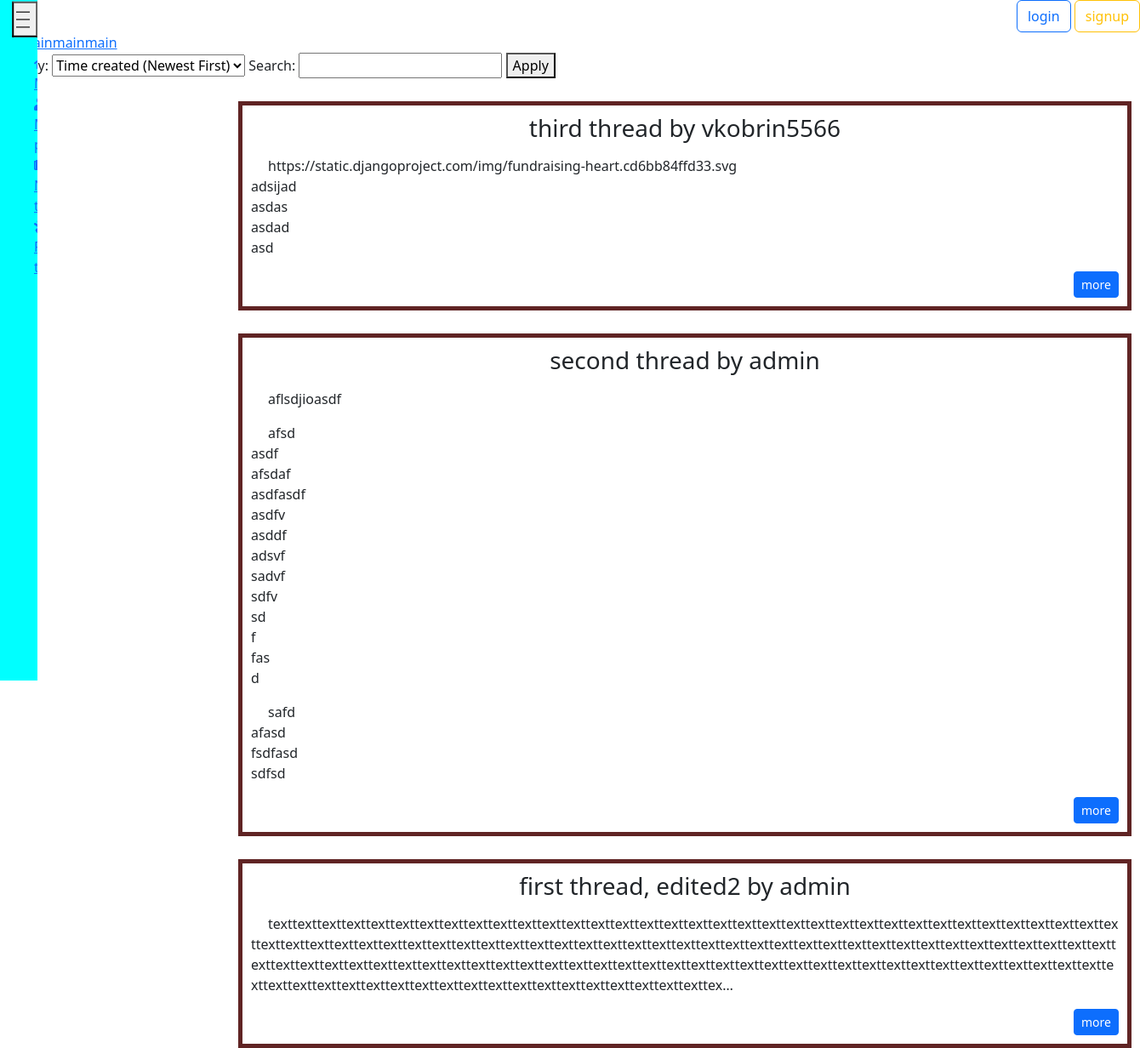
The app's page /threads/, older data.
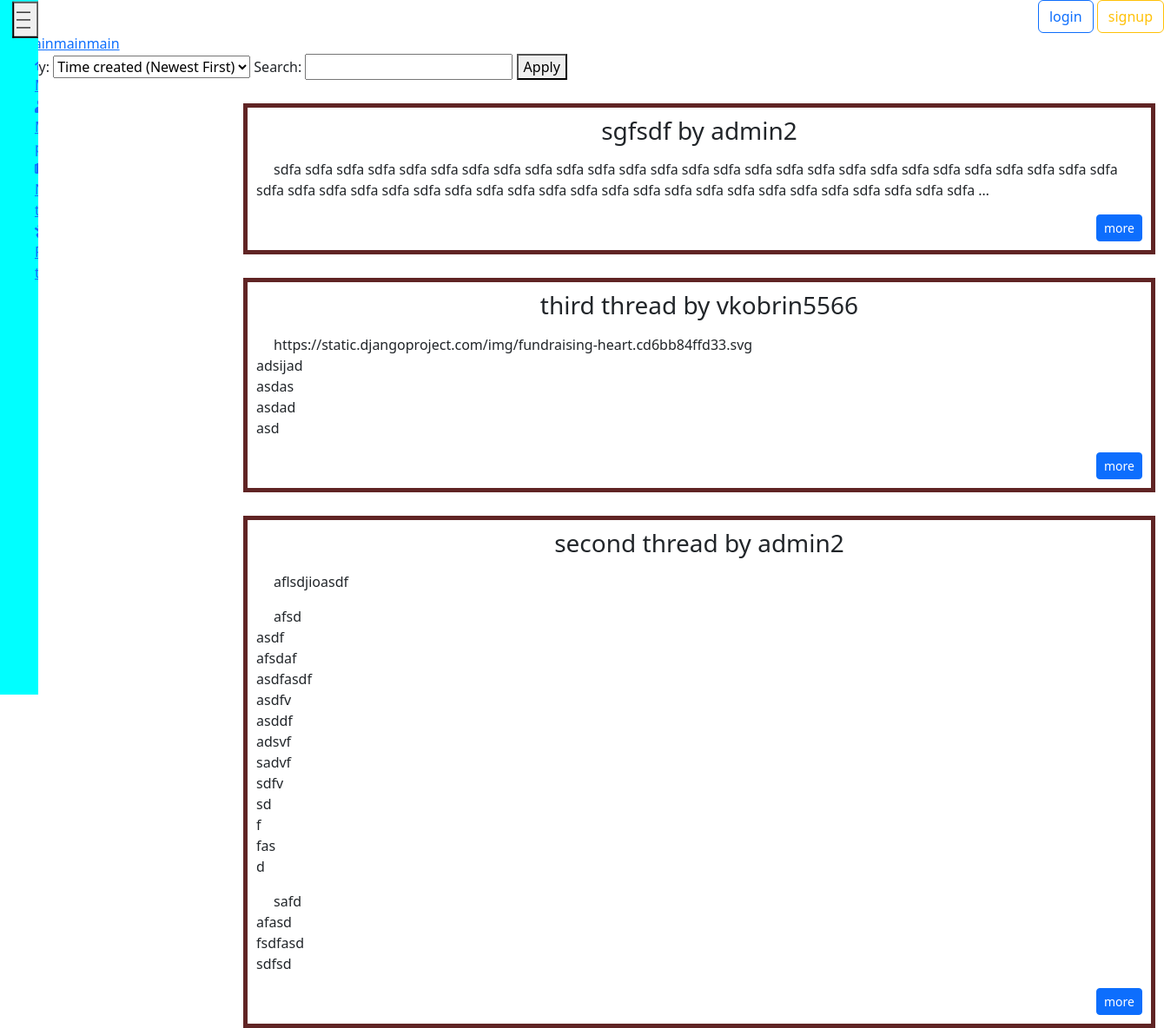
The same page, newer data.
### threads/models.py (models this page shows, shortened)
class Thread(models.Model):
    author = models.ForeignKey(CustomUser, on_delete=models.CASCADE)
    title = models.CharField('Title', max_length=250)
    time_create = models.DateTimeField('Time of publication',auto_now_add=True)
    time_update = models.DateTimeField('Time of update',auto_now=True)
    full_text = models.TextField('Full text')
    ratings = models.ManyToManyField(Rating, blank=True)
    class Meta:
        ordering = ['time_create', 'title']

### users/models.py (models this page shows)
class CustomUser(AbstractUser):
    GENDER_CHOICES = (
        ('M', 'Male'),
        ('F', 'Female'),
        ('O', 'Other'),
    )
    gender = models.CharField(max_length=1, choices=GENDER_CHOICES)
    date_of_birth = models.DateField(null=True, blank=True)
    registration_date = models.DateField(auto_now_add=True)
    avatar = models.ImageField(upload_to='avatars/', blank=True, null=True)
    additional_info = models.TextField(blank=True)
    def __str__(self):
        return self.username
    objects = CustomUserManager()

### threads/views.py (the view)
# urls.py: path('', views.Threads.as_view(), name='threads'),
class Threads(ListView):
    paginate_by = 5
    model = Thread
    template_name = 'threads/threads.html'
    context_object_name = 'threads'
    def get_queryset(self):
        order_by = self.request.GET.get('order_by', '-time_create')
        search_text = self.request.GET.get('search_text', '')
        if search_text:
            return Thread.objects.filter(Q(title__icontains=search_text) | Q(full_text__icontains=search_text) | Q(author__username__icontains=search_text)).order_by(order_by)
        return Thread.objects.order_by(order_by)

### threads/templates/threads/threads.html (shortened to what this page needs)
{% extends 'main/layout.html' %}
{% block content%}
<a href="{% url 'main' %}">on mainmainmain</a>
    <form method="get" action="">
        <label for="order_by">Sort by:</label>
        <select name="order_by" id="order_by">
            <option value="-time_create" {% if request.GET.order_by == '-time_create' %}selected{% endif %}>Time created (Newest First)</option>
        </select>
        <label for="search_text">Search:</label>
        <input type="text" name="search_text" id="search_text" value="{{ request.GET.search_text }}">
        <button type="submit">Apply</button>
    </form>
    {% for el in threads%}
        <div class="threads">
            <h3>{{el.title}} by {{el.author}}</h3>
            <p>{{ el.full_text|truncatechars:500|linebreaks|truncatewords:50 }}</p>
            <div style="text-align: right;">
                <a class="btn btn-primary btn-sm" href="{% url 'thread' thId=el.id %}">more</a>
            </div>
        </div>
    {% endfor%}
{% endblock%}

Row changes from the older to the newer data that the page shows:
removed Thread: title "first thread, edited2", author "admin", full_text "texttexttexttexttexttexttexttexttexttexttexttexttexttexttexttexttexttexttexttexttexttexttexttexttexttexttexttexttexttexttexttexttexttexttexttexttexttexttexttexttexttexttexttexttexttexttexttexttexttexttexttexttexttexttexttexttexttexttexttexttexttexttexttexttexttexttexttexttexttexttexttexttexttexttexttexttexttexttexttexttexttexttexttexttexttexttexttexttexttexttexttexttexttexttexttexttexttexttexttexttexttexttexttexttexttexttexttexttexttexttexttexttexttexttexttexttexttexttexttexttexttexttexttexttex…"
added Thread: title "sgfsdf", author "admin2", full_text "sdfa sdfa sdfa sdfa sdfa sdfa sdfa sdfa sdfa sdfa sdfa sdfa sdfa sdfa sdfa sdfa sdfa sdfa sdfa sdfa sdfa sdfa sdfa sdfa sdfa sdfa sdfa sdfa sdfa sdfa sdfa sdfa sdfa sdfa sdfa sdfa sdfa sdfa sdfa sdfa sdfa sdfa sdfa sdfa sdfa sdfa sdfa sdfa sdfa sdfa …"
changed through a linked row, Thread "second thread": author "admin" → "admin2"
